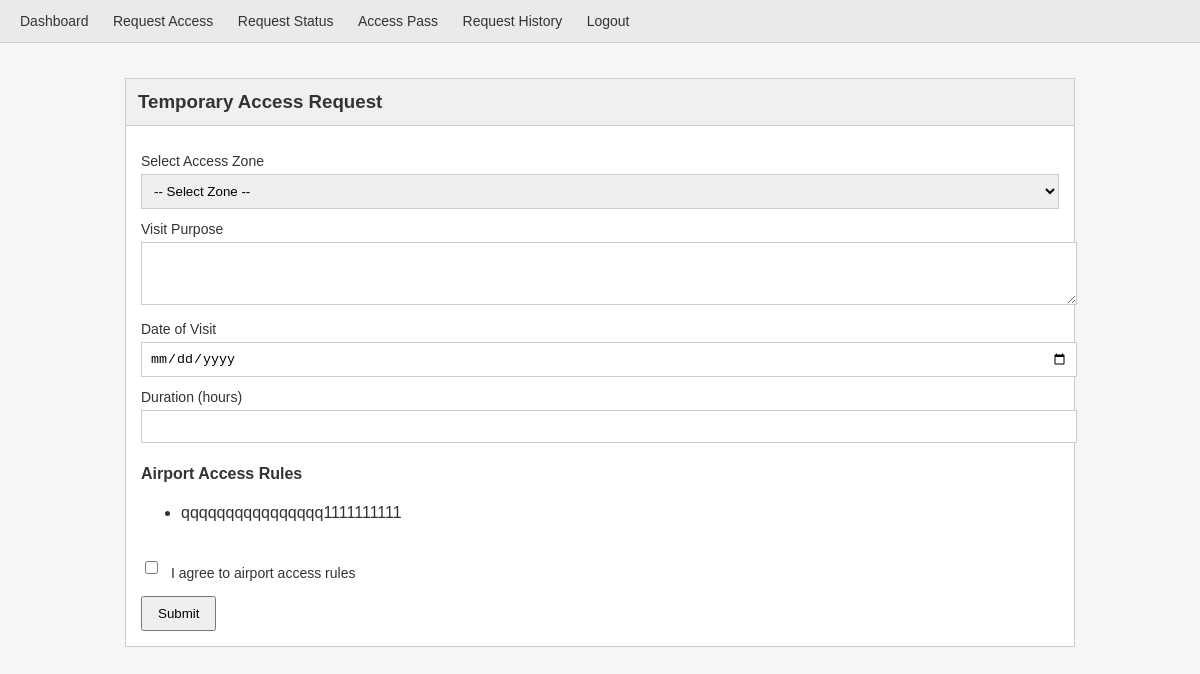
Before: /employee/view/request-access.php (signed in) with the older database file.
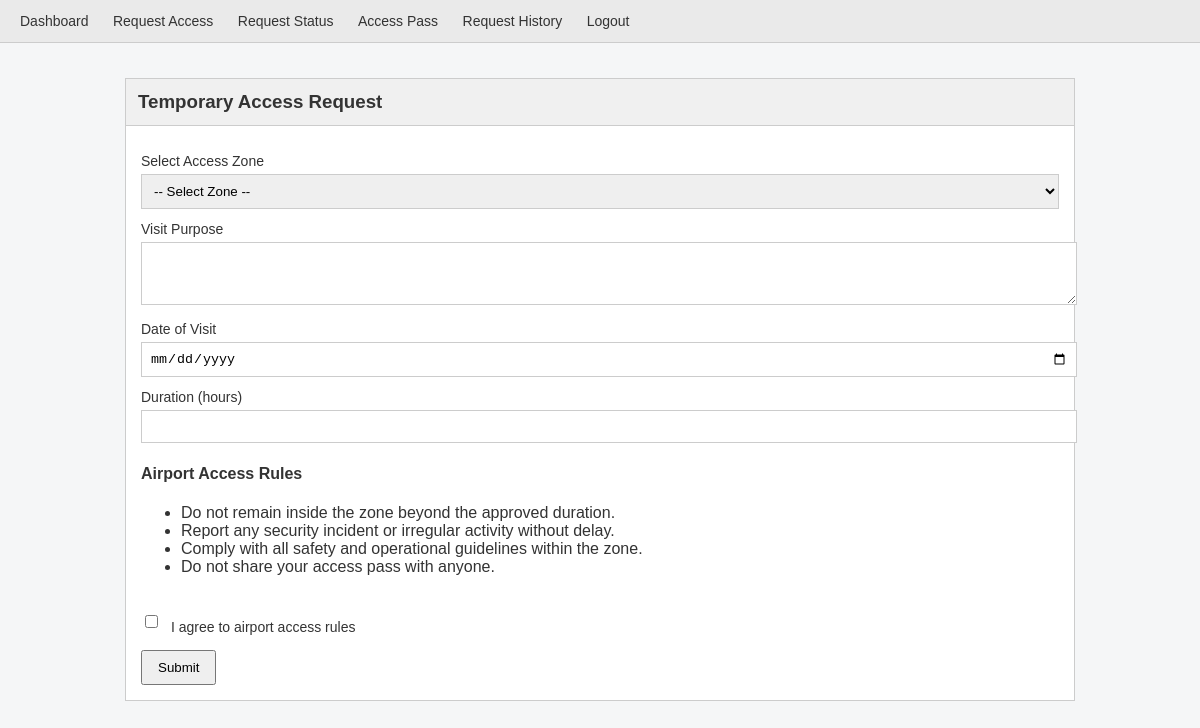
After: the same page with the newer database file.
### tables this page shows
CREATE TABLE `zone_rules` (
  `id` int(11) NOT NULL,
  `rule_text` varchar(255) DEFAULT NULL,
  `created_at` timestamp NOT NULL DEFAULT current_timestamp()
);

### employee/model/zone_model.php (called while the page is built, shortened)
<?php
class ZoneModel {
    public function getAllRules() {
        $db = new db_connection();
        $conn = $db->openConnection();
        $stmt = $conn->prepare(
            "SELECT rule_text FROM zone_rules"
        );
        $stmt->execute();
        $result = $stmt->get_result();
        return $result;
    }
}

### employee/view/request-access.php (the view, shortened to what this page needs)
<?php
require_once "../model/zone_model.php";
$zoneModel = new ZoneModel();
$rules = $zoneModel->getAllRules();
?>
<!DOCTYPE html>
<html>
<head>
    <link rel="stylesheet" href="employee.css">
</head>
<body>
<div class="top-nav">
    <a href="employee-dashboard.php">Dashboard</a>
    <a href="request-access.php">Request Access</a>
    <a href="request-status.php">Request Status</a>
    <a href="access-pass.php">Access Pass</a>
    <a href="request-history.php">Request History</a>
    <a href="auth/logout.php">Logout</a>
</div>
<div class="main">
    <div class="panel">
        <h3>Temporary Access Request</h3>
        <form method="POST" action="../controller/request-access-controller.php">
            <div class="panel-body">
                <label>Select Access Zone</label>
                <select name="zone" required>
                    <option value="">-- Select Zone --</option>
                </select>
                <label>Visit Purpose</label>
                <textarea name="purpose" rows="3" required></textarea>
                <label>Date of Visit</label>
                <input type="date" name="visit_date" required>
                <label>Duration (hours)</label>
                <input type="number" name="duration" min="1" required>
                <div class="rules-section">
                    <h4>Airport Access Rules</h4>
                    <ul>
                        <?php if ($rules && $rules->num_rows > 0) { ?>
                            <?php while ($rule = $rules->fetch_assoc()) { ?>
                                <li><?= htmlspecialchars($rule['rule_text']) ?></li>
                            <?php } ?>
                        <?php } else { ?>
                            <li>No rules defined.</li>
                        <?php } ?>
                    </ul>
                    <div class="agree-wrapper">
                        <div class="agree-box">
                            <input type="checkbox" name="agree" required>
                            <label>I agree to airport access rules</label>
                        </div>
                    </div>
                </div>
                <button type="submit">Submit</button>
            </div>
        </form>
    </div>
</div>
</body>
</html>

### employee/view/employee.css (style rules this page uses)
body { margin: 0; font-family: Arial, sans-serif; background-color: #f5f6f7; color: #333; }
.top-nav { background-color: #eaeaea; padding: 12px 20px; border-bottom: 1px solid #ccc; }
.top-nav a { margin-right: 20px; text-decoration: none; color: #333; font-size: 14px; }
.main { max-width: 950px; margin: 25px auto; padding: 10px; }
.panel { background-color: #fff; border: 1px solid #ccc; margin-bottom: 20px; }
.panel h3 { margin: 0; padding: 12px; background-color: #f0f0f0; border-bottom: 1px solid #ccc; }
.panel-body { padding: 15px; }
label { display: block; margin-top: 12px; font-size: 14px; }
input, select, textarea { width: 100%; padding: 8px; margin-top: 5px; border: 1px solid #ccc; }
textarea { resize: vertical; }
button { margin-top: 15px; padding: 8px 15px; cursor: pointer; }
.rules-section { display: block; width: 100%; }
.agree-wrapper { display: block; width: 100%; }
.agree-box { display: inline-flex; align-items: center; gap: 10px; margin-top: 15px; }
.agree-box label { white-space: nowrap; }

Changed rows visible on the page:
removed zone_rules: rule_text "qqqqqqqqqqqqqqqq1111111111"
added zone_rules: rule_text "Do not remain inside the zone beyond the approved duration."
added zone_rules: rule_text "Report any security incident or irregular activity without delay."
added zone_rules: rule_text "Comply with all safety and operational guidelines within the zone."
added zone_rules: rule_text "Do not share your access pass with anyone."
